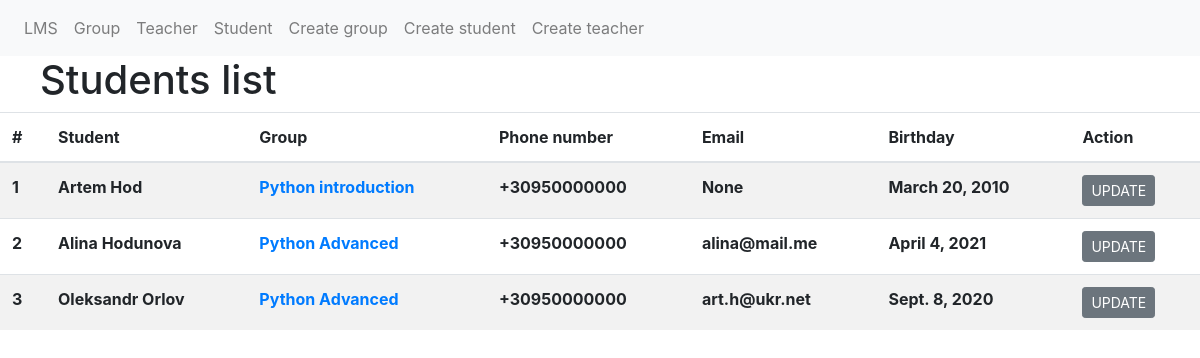
The app's page /student/, older data.
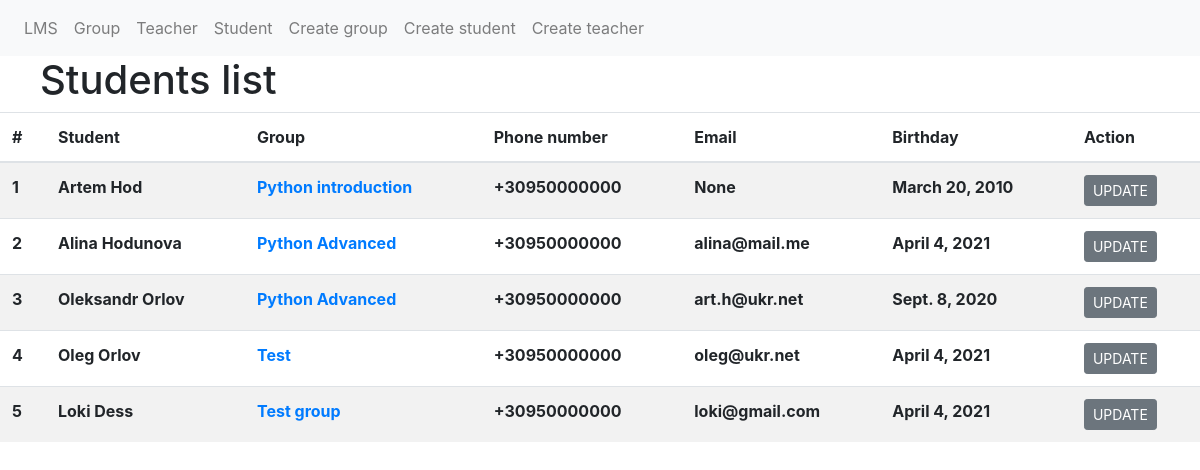
The same page, newer data.
### core/models.py (models this page shows, shortened)
class Student(models.Model):
    fullname = models.CharField(max_length=255)
    group = models.ForeignKey(Group, on_delete=models.CASCADE)
    birthday = models.DateField(auto_now=False, auto_now_add=False)
    phone_regex = RegexValidator(regex=r'^\+?1?\d{9,15}$',
                                 message="Phone number must be entered in the format: '+380123456789'")
    phone_number = models.CharField(validators=[phone_regex], max_length=17, blank=True)
    email = models.EmailField(max_length=100, null=True, blank=True)
    MALE = 'M'
    FEMALE = 'F'
    GENDER_CHOICES = (
        (MALE, 'Male'),
        (FEMALE, 'Female'),
    )
    gender = models.CharField(max_length=1, choices=GENDER_CHOICES)
    age = models.PositiveSmallIntegerField(default=14)

class Group(models.Model):
    name = models.CharField(max_length=255)
    created = models.DateTimeField(auto_now=True)
    updated = models.DateTimeField(auto_now_add=True)
    description = models.TextField()
    teacher = models.ManyToManyField('core.Teacher')
    def __str__(self):
        return self.name

### core/views.py (the view)
# urls.py: path('student/', StudentView.as_view()),
class StudentView(ListView):
    template_name = "student.html"
    model = Student

### core/templates/student.html
{% extends 'index.html' %} {% block body %}
<div class="row" style="margin-left: 2.5em"><h1>Students list</h1></div>
<div class="container-space">
  <table class="table table-striped">
    <thead>
      <tr>
        <th scope="col">#</th>
        <th scope="col">Student</th>
        <th scope="col">Group</th>
        <th scope="col">Phone number</th>
        <th scope="col">Email</th>
        <th scope="col">Birthday</th>
        <th scope="col">Action</th>
      </tr>
    </thead>
    <tbody>
      {% for student in object_list.all %}
      <tr>
        <th scope="row">{{ forloop.counter }}</th>
        <th scope="row">{{ student.fullname }}</th>
        <th><a href="/group/{{student.group.id}}">{{ student.group }}</a></th>
        <th scope="row">{{ student.phone_number }}</th>
        <th scope="row">{{ student.email }}</th>
        <th scope="row">{{ student.birthday }}</th>
        <th>
          <form method="get" action="/student/{{student.id}}">
            <input
              type="submit"
              value="UPDATE"
              class="btn btn-secondary btn-sm"
            />
          </form>
        </th>
        {% endfor %}
      </tr>
    </tbody>
  </table>
</div>
{% endblock %}

Row changes from the older to the newer data that the page shows:
added Student: fullname "Oleg Orlov", group "Test", phone_number "+30950000000", email "oleg@ukr.net", birthday "April 4, 2021"
added Student: fullname "Loki Dess", group "Test group", phone_number "+30950000000", email "loki@gmail.com", birthday "April 4, 2021"
